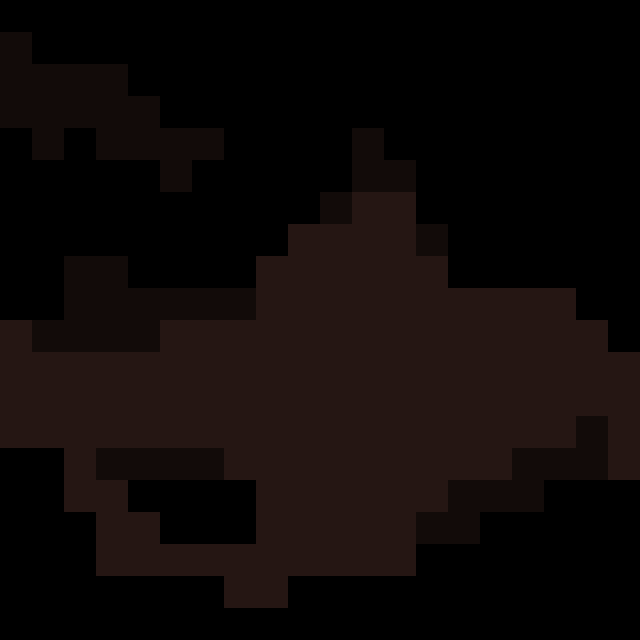

Tiled map render using the project's own tile images. Description and the whole map definition, tile-layer contents included, below:
An orthogonal 20x20 tile map with 32x32 px tiles, 3 tile layers (Base, Optional, Optional2) and 7 objects.

<map version="1.10" tiledversion="1.11.2" orientation="orthogonal" renderorder="right-down" width="20" height="20" tilewidth="32" tileheight="32" infinite="0" nextlayerid="6" nextobjectid="8">
 <editorsettings>
  <export target="../exports/map_2.lua" format="lua" />
 </editorsettings>
 <tileset firstgid="1" source="../../tilesets/Woods.tsx" />
 <layer id="1" name="Base" width="20" height="20">
  <data encoding="csv">
0,0,0,0,0,0,0,0,0,0,0,0,0,0,0,0,0,0,0,0,
0,0,0,0,0,0,0,0,0,0,0,0,0,0,0,0,0,0,0,0,
0,0,0,0,0,0,0,0,0,0,0,0,0,0,0,0,0,0,0,0,
0,0,0,0,0,0,0,0,0,0,0,0,0,0,0,0,0,0,0,0,
0,0,0,0,0,0,0,0,0,0,0,0,0,0,0,0,0,0,0,0,
0,0,0,0,0,0,0,0,0,0,0,0,0,0,0,0,0,0,0,0,
0,0,0,0,0,0,0,0,0,0,0,18,18,0,0,0,0,0,0,0,
0,0,0,0,0,0,0,0,0,18,18,18,18,0,0,0,0,0,0,0,
0,0,0,0,0,0,0,0,18,18,18,18,18,18,0,0,0,0,0,0,
0,0,0,0,0,0,0,0,18,18,18,18,18,18,18,18,18,18,0,0,
18,0,0,0,0,18,18,18,18,18,18,18,18,18,18,18,18,18,18,0,
18,18,18,18,18,18,18,18,18,18,18,18,18,18,18,18,18,18,18,18,
18,18,18,18,18,18,18,18,18,18,18,18,18,18,18,18,18,18,18,18,
18,18,18,18,18,18,18,18,18,18,18,18,18,18,18,18,18,18,0,18,
0,0,18,0,0,0,0,18,18,18,18,18,18,18,18,18,0,0,0,18,
0,0,18,18,0,0,0,0,18,18,18,18,18,18,0,0,0,0,0,0,
0,0,0,18,18,0,0,0,18,18,18,18,18,0,0,0,0,0,0,0,
0,0,0,18,18,18,18,18,18,18,18,18,18,0,0,0,0,0,0,0,
0,0,0,0,0,0,0,18,18,0,0,0,0,0,0,0,0,0,0,0,
0,0,0,0,0,0,0,0,0,0,0,0,0,0,0,0,0,0,0,0
</data>
 </layer>
 <layer id="2" name="Optional" width="20" height="20" opacity="0.5">
  <data encoding="csv">
0,0,0,0,0,0,0,0,0,0,0,0,0,0,0,0,0,0,0,0,
0,0,0,0,0,0,0,0,0,0,0,0,0,0,0,0,0,0,0,0,
0,0,0,0,0,0,0,0,0,0,0,0,0,0,0,0,0,0,0,0,
0,0,0,0,0,0,0,0,0,0,0,0,0,0,0,0,0,0,0,0,
0,0,0,0,0,0,0,0,0,0,0,0,0,0,0,0,0,0,0,0,
0,0,0,0,0,0,0,0,0,0,0,0,0,0,0,0,0,0,0,0,
0,0,0,0,0,0,0,0,0,0,0,0,0,0,0,0,0,0,0,0,
0,0,0,0,0,0,0,0,0,0,0,0,0,0,0,0,0,0,0,0,
0,0,18,18,0,0,0,0,0,0,0,0,0,0,0,0,0,0,0,0,
0,0,18,18,18,18,18,18,0,0,0,0,0,0,0,0,0,0,0,0,
0,18,18,18,18,0,0,0,0,0,0,0,0,0,0,0,0,0,0,0,
0,0,0,0,0,0,0,0,0,0,0,0,0,0,0,0,0,0,0,0,
0,0,0,0,0,0,0,0,0,0,0,0,0,0,0,0,0,0,0,0,
0,0,0,0,0,0,0,0,0,0,0,0,0,0,0,0,0,0,18,0,
0,0,0,18,18,18,18,0,0,0,0,0,0,0,0,0,18,18,18,0,
0,0,0,0,0,0,0,0,0,0,0,0,0,0,18,18,18,0,0,0,
0,0,0,0,0,0,0,0,0,0,0,0,0,18,18,0,0,0,0,0,
0,0,0,0,0,0,0,0,0,0,0,0,0,0,0,0,0,0,0,0,
0,0,0,0,0,0,0,0,0,0,0,0,0,0,0,0,0,0,0,0,
0,0,0,0,0,0,0,0,0,0,0,0,0,0,0,0,0,0,0,0
</data>
 </layer>
 <layer id="5" name="Optional2" width="20" height="20" opacity="0.5" tintcolor="#00ff00">
  <data encoding="csv">
0,0,0,0,0,0,0,0,0,0,0,0,0,0,0,0,0,0,0,0,
18,0,0,0,0,0,0,0,0,0,0,0,0,0,0,0,0,0,0,0,
18,18,18,18,0,0,0,0,0,0,0,0,0,0,0,0,0,0,0,0,
18,18,18,18,18,0,0,0,0,0,0,0,0,0,0,0,0,0,0,0,
0,18,0,18,18,18,18,0,0,0,0,18,0,0,0,0,0,0,0,0,
0,0,0,0,0,18,0,0,0,0,0,18,18,0,0,0,0,0,0,0,
0,0,0,0,0,0,0,0,0,0,18,0,0,0,0,0,0,0,0,0,
0,0,0,0,0,0,0,0,0,0,0,0,0,18,0,0,0,0,0,0,
0,0,0,0,0,0,0,0,0,0,0,0,0,0,0,0,0,0,0,0,
0,0,0,0,0,0,0,0,0,0,0,0,0,0,0,0,0,0,0,0,
0,0,0,0,0,0,0,0,0,0,0,0,0,0,0,0,0,0,0,0,
0,0,0,0,0,0,0,0,0,0,0,0,0,0,0,0,0,0,0,0,
0,0,0,0,0,0,0,0,0,0,0,0,0,0,0,0,0,0,0,0,
0,0,0,0,0,0,0,0,0,0,0,0,0,0,0,0,0,0,0,0,
0,0,0,0,0,0,0,0,0,0,0,0,0,0,0,0,0,0,0,0,
0,0,0,0,0,0,0,0,0,0,0,0,0,0,0,0,0,0,0,0,
0,0,0,0,0,0,0,0,0,0,0,0,0,0,0,0,0,0,0,0,
0,0,0,0,0,0,0,0,0,0,0,0,0,0,0,0,0,0,0,0,
0,0,0,0,0,0,0,0,0,0,0,0,0,0,0,0,0,0,0,0,
0,0,0,0,0,0,0,0,0,0,0,0,0,0,0,0,0,0,0,0
</data>
 </layer>
 <objectgroup id="3" name="Decorations">
  <object id="1" x="288" y="192">
   <point />
  </object>
  <object id="2" x="512" y="256">
   <point />
  </object>
  <object id="3" x="576" y="288">
   <point />
  </object>
  <object id="4" x="0" y="288">
   <point />
  </object>
 </objectgroup>
 <objectgroup id="4" name="OptionalDecorations">
  <object id="5" x="160" y="512">
   <point />
  </object>
  <object id="6" x="224" y="512">
   <point />
  </object>
  <object id="7" x="256" y="224">
   <point />
  </object>
 </objectgroup>
</map>
